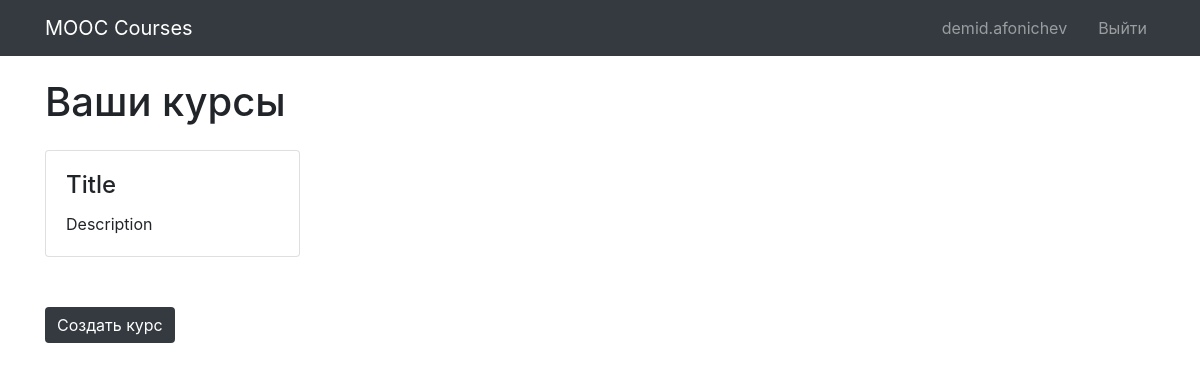
/accounts/profile/ (signed in), run on an earlier commit of the app's database.
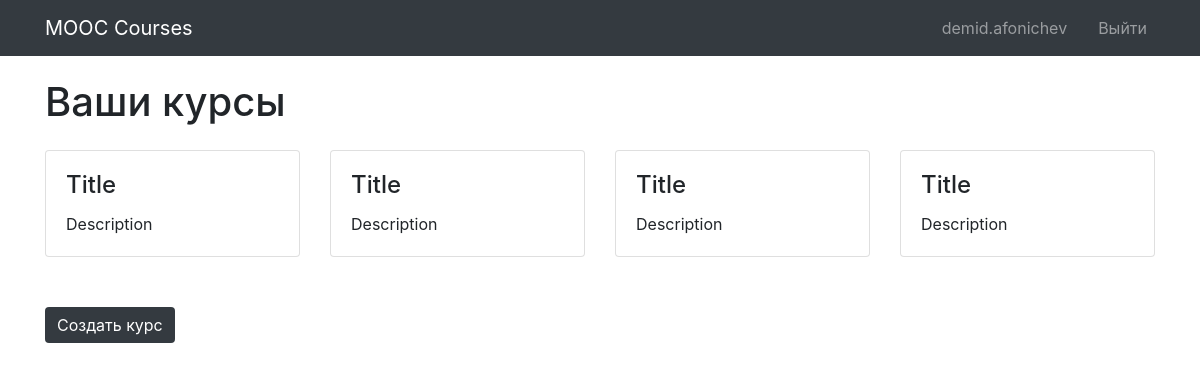
And on a later commit of the database.
### courses/models.py (models this page shows, shortened)
class Course(models.Model):
    author = models.ForeignKey(
        User,
        null=True,
        on_delete=models.CASCADE
    )
    title = models.CharField(
        max_length=100,
        blank=True,
        null=True,
        help_text=_("Course title")
    )
    description = models.TextField(
        max_length=1000,
        blank=True,
        null=True,
        help_text=_("Course description")
    )
    audio = models.FileField(
        upload_to=MEDIA_ROOT,
        null=True,
        help_text=_("Audio file")
    )

### accounts/views.py (the view)
# urls.py: path(r"profile/", views.profile, name="profile")
def profile(request):
    courses = []
    for course in Course.objects.filter(author=User.objects.get(username=request.user.username)):
        cover = Slide.objects.get(course=course, number=0)
        courses.append({"id": course.id,
                        "title": course.title,
                        "description": course.description,
                        "cover": cover.image})
    return render(request, "accounts/profile.html", {"courses": courses})

### templates/accounts/profile.html (shortened to what this page needs)
{% extends "base.html" %}
{% block content %}
    <div class="container">
        <h1 class="my-4">Ваши курсы</h1>
        <div class="row">
            {% for course in courses %}
                <div class="col-lg-3 col-md-4 col-sm-6 portfolio-item">
                    <div class="card h-100">
                        <div class="card-body">
                            <h4 class="card-title">{{ course.title }}</h4>
                            <p class="card-text">{{ course.description }}</p>
                        </div>
                    </div>
                </div>
            {% endfor %}
        </div>
        <a href="{% url "create_course" %}">
            <button class="btn btn-dark">Создать курс</button>
        </a>
    </div>
{% endblock %}

What changed in the data, as far as the page shows it:
added Course: title "Title", description "Description"
added Course: title "Title", description "Description"
added Course: title "Title", description "Description"
